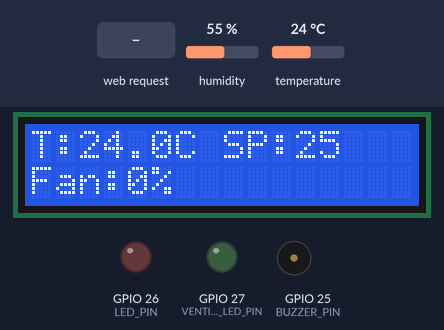
The program below on a simulated ESP32. Shown: 16×2 character LCD, output pins drawn as LEDs (lit = HIGH), buzzer (waves = sounding). Inputs (shaded band) come from the test bench; at power-on: temperature 24 °C, humidity 55 %. WiFi joins after 1.5 s; servers stay silent unless stated; what the program prints to the serial monitor is not drawn.

Above: at 2.7 s.
2.8 s: temperature set to 24.6 °C
At 4.4 s:
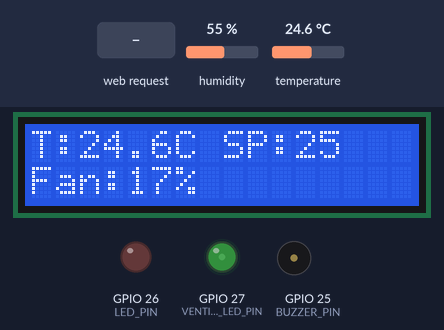
6.1 s: temperature set to 25.6 °C
At 9.3 s:
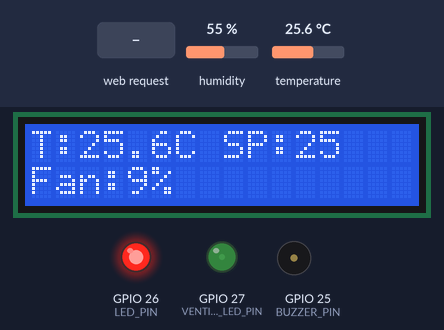
10.2 s: HTTP request GET /set?sp=1 received
At 11.4 s:
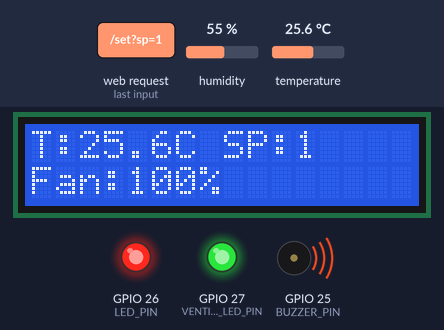
12.3 s: temperature set to 12 °C
At 14.2 s:
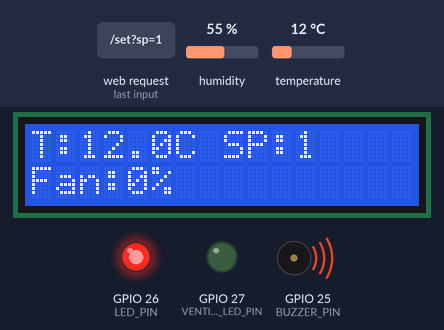
16.4 s: HTTP request GET /set?sp=0 received
At 18.0 s:
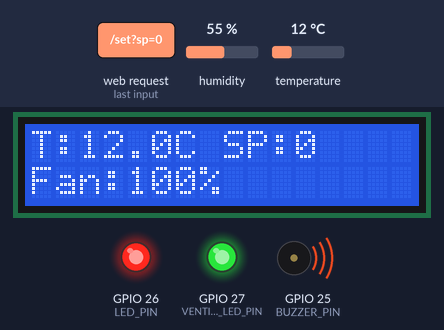
Timing chart, 0 to 19.4 s (numbered marks = the images above; inputs shaded):
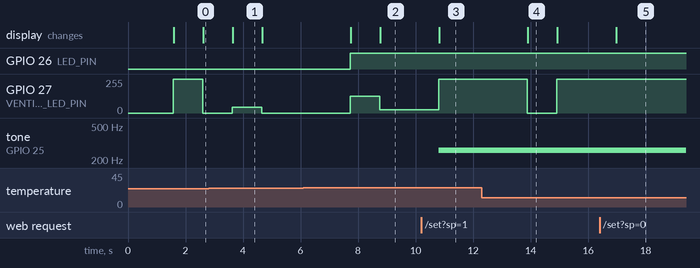

The program:

main.cpp
```cpp
#include <Arduino.h>
#include <WiFi.h>
#include <WebServer.h>
#include <LiquidCrystal_I2C.h>
#include <DHT.h>
#include <PID_v1.h>

// ---------- Pines ----------
#define DHT_PIN 13
#define LED_PIN 26
#define VENTILADOR_LED_PIN 27
#define BUZZER_PIN 25
#define TONE_VALUE 260

// ---------- Sensor ----------
#define DHT_TYPE DHT22
DHT dht(DHT_PIN, DHT_TYPE);

// ---------- LCD ----------
LiquidCrystal_I2C lcd(0x27, 16, 2);

// ---------- Control PID ----------
double tempActual = 0;
double setpoint = 25.0;   // Temperatura deseada
double output = 0;        // Salida PID → PWM ventilador
double Kp = 40.0, Ki = 2.0, Kd = 10.0;

PID controlPID(&tempActual, &output, &setpoint, Kp, Ki, Kd, REVERSE);

// ---------- WiFi ----------
const char* ssid = "Wokwi-GUEST";
const char* password = "";
WebServer server(80);

void handleRoot() {
  String html = "<!DOCTYPE html><html><head><meta charset='utf-8'><meta name='viewport' content='width=device-width, initial-scale=1'>";
  html += "<title>Control PID - ESP32</title>";
  html += "<style>body{font-family:Arial;text-align:center;background:#f2f2f2;}h1{color:#333;}div{background:white;padding:15px;border-radius:10px;display:inline-block;}</style></head><body>";
  html += "<h1>Monitor PID - Control de Temperatura</h1><div>";
  html += "<p><b>Temperatura actual:</b> " + String(tempActual, 1) + " °C</p>";
  html += "<p><b>Setpoint:</b> " + String(setpoint, 1) + " °C</p>";
  html += "<p><b>Salida PWM:</b> " + String((int)output) + " (" + String(map(output, 0, 255, 0, 100)) + "%)</p>";
  html += "<form action='/set' method='get'>";
  html += "<input type='number' name='sp' step='0.5' value='" + String(setpoint, 1) + "'> °C ";
  html += "<input type='submit' value='Actualizar'>";
  html += "</form></div></body></html>";
  server.send(200, "text/html", html);
}

void handleSetpoint() {
  if (server.hasArg("sp")) {
    setpoint = server.arg("sp").toFloat();
  }
  handleRoot();
}

void setup() {
  Serial.begin(115200);
  lcd.init();
  lcd.backlight();

  pinMode(LED_PIN, OUTPUT);
  pinMode(VENTILADOR_LED_PIN, OUTPUT);
  pinMode(BUZZER_PIN, OUTPUT);

  dht.begin();
  controlPID.SetMode(AUTOMATIC);
  controlPID.SetOutputLimits(0, 255);

  // Conexión WiFi
  WiFi.begin(ssid, password);
  Serial.print("Conectando a WiFi");
  while (WiFi.status() != WL_CONNECTED) {
    delay(500);
    Serial.print(".");
  }
  Serial.println("\nConectado!");
  Serial.print("IP: "); Serial.println(WiFi.localIP());

  // Servidor web
  server.on("/", handleRoot);
  server.on("/set", handleSetpoint);
  server.begin();
  Serial.println("Servidor web iniciado");
}

void loop() {
  server.handleClient();

  tempActual = dht.readTemperature();

  if (isnan(tempActual)) {
    Serial.println("Fallo en lectura DHT22");
    return;
  }

  controlPID.Compute();

  int pwmValue = (int)output;
  analogWrite(VENTILADOR_LED_PIN, pwmValue);
  int porcentaje = map(pwmValue, 0, 255, 0, 100);

  // Indicadores visuales
  if (tempActual >= setpoint + 3) {
    digitalWrite(LED_PIN, HIGH);
    tone(BUZZER_PIN, TONE_VALUE);
  } else if (tempActual > setpoint) {
    digitalWrite(LED_PIN, HIGH);
    noTone(BUZZER_PIN);
  } else {
    digitalWrite(LED_PIN, LOW);
    noTone(BUZZER_PIN);
  }

  // Mostrar en LCD
  lcd.clear();
  lcd.setCursor(0, 0);
  lcd.print("T:"); lcd.print(tempActual, 1);
  lcd.print("C SP:"); lcd.print(setpoint, 0);

  lcd.setCursor(0, 1);
  lcd.print("Fan:"); lcd.print(porcentaje); lcd.print("%");

  // Serial para debug
  Serial.print("Temp: "); Serial.print(tempActual);
  Serial.print(" | SP: "); Serial.print(setpoint);
  Serial.print(" | PWM: "); Serial.print(pwmValue);
  Serial.print(" | %: "); Serial.println(porcentaje);

  delay(1000);
}
```

Measured:
- the behaviour switches between 25 and 25.1 °C on temperature (found by bisection; images 1 and 2)
- after the input at 2.8 s, GPIO 27 (VENTILADOR_LED_PIN): 0/255 → 44/255 after 0.82 s, → 0/255 1.0 s later; the display: changes after 0.85 s (image 1)
- after the input at 6.1 s, GPIO 26 (LED_PIN): LOW → HIGH after 1.6 s; GPIO 27 (VENTILADOR_LED_PIN): 0/255 → 124/255 after 1.6 s, → 24/255 1.0 s later; the display: first changes after 1.6 s (image 2 shows a later state)
- after the input at 10.2 s, GPIO 27 (VENTILADOR_LED_PIN): 24/255 → 255/255 after 0.60 s; tone on GPIO 25 (BUZZER_PIN): silent → 260 Hz after 0.60 s; the display: changes after 0.62 s (image 3)
- after the input at 12.3 s, GPIO 27 (VENTILADOR_LED_PIN): 255/255 → 0/255 after 1.6 s, → 255/255 1.0 s later; the display: changes after 1.6 s (image 4)
- after the input at 16.4 s, the display: changes after 0.57 s (image 5)
- what the display in image 1 shows lasts 1.1 s, from 3.6 s to 4.7 s
